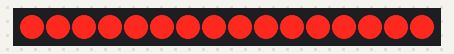
Simulated run of this sketch. Board: Arduino Uno, built with avr-gcc and run on an emulated ATmega328P. Shown: 16 shift-register outputs drawn as a row of LEDs (first output left, lit = HIGH). Wiring (inferred from the names in the program): 2 × shift register (74HC595): data pin 2; shift clock pin 3; latch A1. Wiring (inferred from the signals the program sends): row of LEDs: on Q0, Q1, Q2, Q3, Q4, Q5, Q6, Q7, Q8, Q9, Q10, Q11, Q12, Q13, Q14, Q15. What the sketch prints to the serial monitor is not drawn.

Above: at 1.0 s.
At 3.0 s:
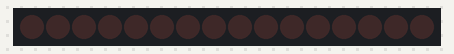
Timing chart, 0 to 5.2 s (numbered marks = the images above):
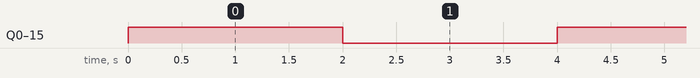

The sketch:

ShiftRegistorTestCode2.ino
```cpp
// Pins for shift register
const int DATA_PIN  = 2;   // SER
const int CLOCK_PIN = 3;   // SRCLK
const int LATCH_PIN = A1;  // RCLK

// Row pins (Arduino 4–13)
const int ROW_PINS[10] = {4,5,6,7,8,9,10,11,12,13};

void setup() {
  pinMode(DATA_PIN, OUTPUT);
  pinMode(CLOCK_PIN, OUTPUT);
  pinMode(LATCH_PIN, OUTPUT);

  for (int i = 0; i < 10; i++)
    pinMode(ROW_PINS[i], OUTPUT);

  Serial.begin(115200);
  Serial.println("Two-chip test starting");
}

void loop() {
  // Enable all rows
  for (int i = 0; i < 10; i++)
    digitalWrite(ROW_PINS[i], HIGH);

  // Turn on all 16 outputs (both shift registers)
  sendTwoBytes(0xFF, 0xFF);  // chip2 = 0xFF, chip1 = 0xFF
  delay(2000);

  // Turn everything off
  for (int i = 0; i < 10; i++)
    digitalWrite(ROW_PINS[i], LOW);

  sendTwoBytes(0x00, 0x00);  // chip2 = 0x00, chip1 = 0x00
  delay(2000);
}

// ---- Helper ----
// First byte shifted goes to chip2 (far), second goes to chip1 (near)
void sendTwoBytes(byte chip2, byte chip1) {
  digitalWrite(LATCH_PIN, LOW);

  // Shift to chip2 first, then chip1
  shiftOut(DATA_PIN, CLOCK_PIN, MSBFIRST, chip2);
  shiftOut(DATA_PIN, CLOCK_PIN, MSBFIRST, chip1);

  digitalWrite(LATCH_PIN, HIGH);
}
```

Measured:
- by itself, Q0–15: alternates HIGH for 2.0 s and LOW for 2.0 s
